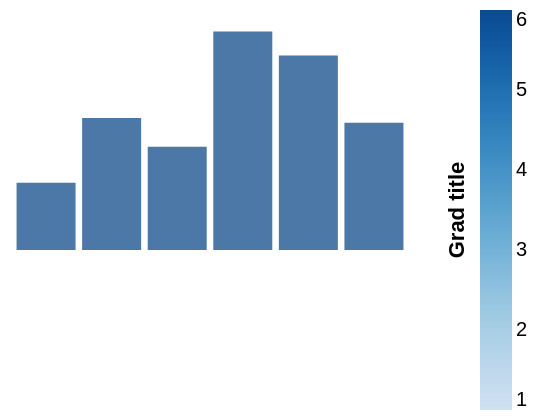

The specification (Vega-Lite) saved for this image:
### Vega specification from a JSON file in a GitHub repository (floating-point values rounded to 4 significant figures)
{"width": 200, "height": 120, "padding": 5, "data": [{"name": "t", "values": [{"a": "Alpha", "b": 28, "c": "x", "d": 1}, {"a": "Bravo", "b": 55, "c": "y", "d": 2}, {"a": "Charlie", "b": 43, "c": "x", "d": 3}, {"a": "Delta", "b": 91, "c": "z", "d": 4}, {"a": "Echo", "b": 81, "c": "y", "d": 5}, {"a": "Foxtrot", "b": 53, "c": "z", "d": 6}]}], "scales": [{"name": "x", "type": "band", "domain": {"data": "t", "field": "a"}, "range": "width", "padding": 0.1}, {"name": "y", "type": "linear", "domain": {"data": "t", "field": "b"}, "range": "height", "nice": true}, {"name": "color", "type": "ordinal", "domain": {"data": "t", "field": "c"}, "range": {"scheme": "category10"}}, {"name": "ramp", "type": "linear", "domain": {"data": "t", "field": "d"}, "range": {"scheme": "blues"}}, {"name": "size", "type": "linear", "domain": {"data": "t", "field": "b"}, "range": [10, 200]}, {"name": "shape", "type": "ordinal", "domain": {"data": "t", "field": "c"}, "range": "symbol"}, {"name": "quant", "type": "quantize", "domain": [0, 100], "range": {"scheme": "greens", "count": 4}}], "marks": [{"type": "rect", "from": {"data": "t"}, "encode": {"enter": {"x": {"scale": "x", "field": "a"}, "width": {"scale": "x", "band": 1}, "y": {"scale": "y", "field": "b"}, "y2": {"scale": "y", "value": 0}}}}], "legends": [{"fill": "ramp", "type": "gradient", "title": "Grad title", "titleOrient": "left", "titleAnchor": "middle", "orient": "right"}]}
